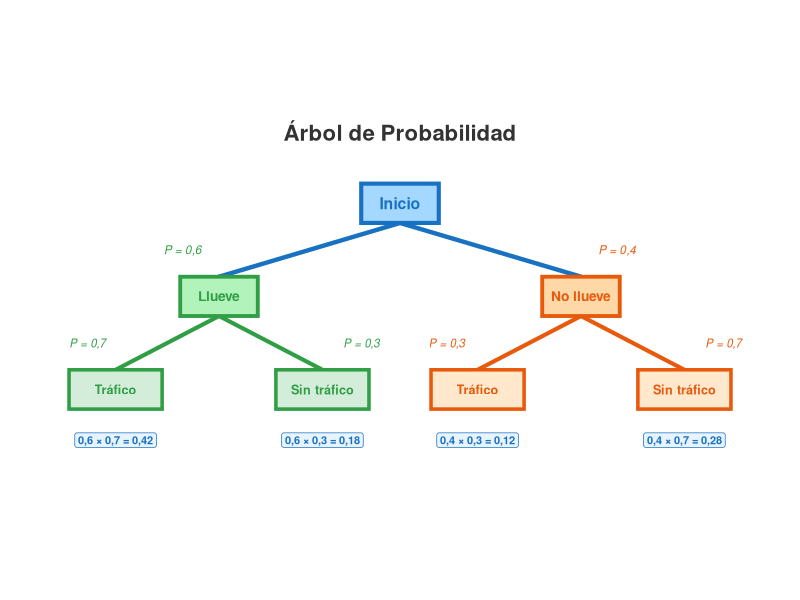

Reproduce this figure in R.
## ============================================================
## Árbol de Probabilidad — 2 niveles — ggplot2
## Para integrar en ejercicios R-exams (.Rmd)
## ============================================================

library(ggplot2)

## ----------------------------------------------------------
## PARÁMETROS (modificar aquí para parametrizar el ejercicio)
## ----------------------------------------------------------
p_llueve    <- 0.6
p_no_llueve <- 1 - p_llueve

p_traf_dado_llueve    <- 0.7
p_notraf_dado_llueve  <- 1 - p_traf_dado_llueve

p_traf_dado_no_llueve    <- 0.3
p_notraf_dado_no_llueve  <- 1 - p_traf_dado_no_llueve

etiq_raiz      <- "Inicio"
etiq_n1_izq    <- "Llueve"
etiq_n1_der    <- "No llueve"
etiq_n2_ll_izq <- "Tráfico"
etiq_n2_ll_der <- "Sin tráfico"
etiq_n2_no_izq <- "Tráfico"
etiq_n2_no_der <- "Sin tráfico"

titulo <- "Árbol de Probabilidad"

## Función para formato decimal español
es <- function(x) gsub("\\.", ",", format(round(x, 4), nsmall = 1))

## ----------------------------------------------------------
## PROBABILIDADES FINALES (hojas)
## ----------------------------------------------------------
pf_ll_traf   <- p_llueve * p_traf_dado_llueve
pf_ll_notraf <- p_llueve * p_notraf_dado_llueve
pf_no_traf   <- p_no_llueve * p_traf_dado_no_llueve
pf_no_notraf <- p_no_llueve * p_notraf_dado_no_llueve

## ----------------------------------------------------------
## PALETA DE COLORES
## ----------------------------------------------------------
col_inicio_borde  <- "#1971c2"
col_inicio_fondo  <- "#a5d8ff"

col_llueve_borde  <- "#2f9e44"
col_llueve_fondo  <- "#b2f2bb"

col_nolueve_borde <- "#e8590c"
col_nolueve_fondo <- "#ffd8a8"

col_hoja_ll_fondo  <- "#d4edda"
col_hoja_ll_borde  <- "#2f9e44"

col_hoja_no_fondo  <- "#ffe8cc"
col_hoja_no_borde  <- "#e8590c"

col_prob_texto <- "#1971c2"
col_prob_fondo <- "#e8f4fd"
col_prob_borde <- "#1971c2"

## ----------------------------------------------------------
## COORDENADAS DE NODOS (centros)
## El árbol crece hacia ABAJO: cy_r (raíz) > cy_ll/no > cy_l2/n2
## ----------------------------------------------------------
cx_r  <- 0;    cy_r  <- 3.6
cx_ll <- -3.5; cy_ll <- 1.8
cx_no <-  3.5; cy_no <- 1.8

cx_ll_izq <- -5.5; cy_l2 <- 0
cx_ll_der <- -1.5
cx_no_izq <-  1.5; cy_n2 <- 0
cx_no_der <-  5.5

# Half-width / half-height de los rectángulos
hw      <- 0.75;  hh      <- 0.38
hw_hoja <- 0.90;  hh_hoja <- 0.38

## ----------------------------------------------------------
## POSICIÓN DE ETIQUETAS EN RAMAS
## Los segmentos van de borde INFERIOR del padre al borde SUPERIOR del hijo
## ----------------------------------------------------------
mid_y_01  <- (cy_r  - hh + cy_ll + hh) / 2
mid_y_01b <- (cy_r  - hh + cy_no + hh) / 2
mid_y_ll  <- (cy_ll - hh + cy_l2 + hh_hoja) / 2
mid_y_no  <- (cy_no - hh + cy_n2 + hh_hoja) / 2

## ----------------------------------------------------------
## CONSTRUCCIÓN DEL GRÁFICO
## ----------------------------------------------------------
p <- ggplot() +

  ## 1 — SEGMENTOS (ramas) — padre borde INFERIOR → hijo borde SUPERIOR ——
  # Raíz → Nivel 1
  annotate("segment",
    x = cx_r,  xend = cx_ll,
    y = cy_r - hh, yend = cy_ll + hh,
    color = col_inicio_borde, linewidth = 1.5, lineend = "round") +
  annotate("segment",
    x = cx_r,  xend = cx_no,
    y = cy_r - hh, yend = cy_no + hh,
    color = col_inicio_borde, linewidth = 1.5, lineend = "round") +
  # Llueve → Nivel 2
  annotate("segment",
    x = cx_ll, xend = cx_ll_izq,
    y = cy_ll - hh, yend = cy_l2 + hh_hoja,
    color = col_llueve_borde, linewidth = 1.4, lineend = "round") +
  annotate("segment",
    x = cx_ll, xend = cx_ll_der,
    y = cy_ll - hh, yend = cy_l2 + hh_hoja,
    color = col_llueve_borde, linewidth = 1.4, lineend = "round") +
  # No llueve → Nivel 2
  annotate("segment",
    x = cx_no, xend = cx_no_izq,
    y = cy_no - hh, yend = cy_n2 + hh_hoja,
    color = col_nolueve_borde, linewidth = 1.4, lineend = "round") +
  annotate("segment",
    x = cx_no, xend = cx_no_der,
    y = cy_no - hh, yend = cy_n2 + hh_hoja,
    color = col_nolueve_borde, linewidth = 1.4, lineend = "round") +

  ## 2 — RECTÁNGULOS (nodos) ————————————————————————————————
  # Raíz
  annotate("rect",
    xmin = cx_r - hw, xmax = cx_r + hw,
    ymin = cy_r - hh, ymax = cy_r + hh,
    fill = col_inicio_fondo, color = col_inicio_borde, linewidth = 1.4) +
  # Nivel 1 — Llueve
  annotate("rect",
    xmin = cx_ll - hw, xmax = cx_ll + hw,
    ymin = cy_ll - hh, ymax = cy_ll + hh,
    fill = col_llueve_fondo, color = col_llueve_borde, linewidth = 1.3) +
  # Nivel 1 — No llueve
  annotate("rect",
    xmin = cx_no - hw, xmax = cx_no + hw,
    ymin = cy_no - hh, ymax = cy_no + hh,
    fill = col_nolueve_fondo, color = col_nolueve_borde, linewidth = 1.3) +
  # Nivel 2 — hojas de "Llueve"
  annotate("rect",
    xmin = cx_ll_izq - hw_hoja, xmax = cx_ll_izq + hw_hoja,
    ymin = cy_l2 - hh_hoja, ymax = cy_l2 + hh_hoja,
    fill = col_hoja_ll_fondo, color = col_hoja_ll_borde, linewidth = 1.2) +
  annotate("rect",
    xmin = cx_ll_der - hw_hoja, xmax = cx_ll_der + hw_hoja,
    ymin = cy_l2 - hh_hoja, ymax = cy_l2 + hh_hoja,
    fill = col_hoja_ll_fondo, color = col_hoja_ll_borde, linewidth = 1.2) +
  # Nivel 2 — hojas de "No llueve"
  annotate("rect",
    xmin = cx_no_izq - hw_hoja, xmax = cx_no_izq + hw_hoja,
    ymin = cy_n2 - hh_hoja, ymax = cy_n2 + hh_hoja,
    fill = col_hoja_no_fondo, color = col_hoja_no_borde, linewidth = 1.2) +
  annotate("rect",
    xmin = cx_no_der - hw_hoja, xmax = cx_no_der + hw_hoja,
    ymin = cy_n2 - hh_hoja, ymax = cy_n2 + hh_hoja,
    fill = col_hoja_no_fondo, color = col_hoja_no_borde, linewidth = 1.2) +

  ## 3 — TEXTO EN NODOS ————————————————————————————————————
  annotate("text",
    x = cx_r, y = cy_r, label = etiq_raiz,
    color = col_inicio_borde, size = 4.0, fontface = "bold") +
  annotate("text",
    x = cx_ll, y = cy_ll, label = etiq_n1_izq,
    color = col_llueve_borde, size = 3.5, fontface = "bold") +
  annotate("text",
    x = cx_no, y = cy_no, label = etiq_n1_der,
    color = col_nolueve_borde, size = 3.5, fontface = "bold") +
  annotate("text",
    x = cx_ll_izq, y = cy_l2, label = etiq_n2_ll_izq,
    color = col_hoja_ll_borde, size = 3.2, fontface = "bold") +
  annotate("text",
    x = cx_ll_der, y = cy_l2, label = etiq_n2_ll_der,
    color = col_hoja_ll_borde, size = 3.2, fontface = "bold") +
  annotate("text",
    x = cx_no_izq, y = cy_n2, label = etiq_n2_no_izq,
    color = col_hoja_no_borde, size = 3.2, fontface = "bold") +
  annotate("text",
    x = cx_no_der, y = cy_n2, label = etiq_n2_no_der,
    color = col_hoja_no_borde, size = 3.2, fontface = "bold") +

  ## 4 — PROBABILIDADES EN RAMAS ————————————————————————————
  # Raíz → Nivel 1
  annotate("text",
    x = cx_ll - 0.7, y = mid_y_01,
    label = paste0("P = ", es(p_llueve)),
    color = col_llueve_borde, size = 3.0, fontface = "italic") +
  annotate("text",
    x = cx_no + 0.7, y = mid_y_01b,
    label = paste0("P = ", es(p_no_llueve)),
    color = col_nolueve_borde, size = 3.0, fontface = "italic") +
  # Llueve → Nivel 2
  annotate("text",
    x = cx_ll_izq - 0.55, y = mid_y_ll,
    label = paste0("P = ", es(p_traf_dado_llueve)),
    color = col_llueve_borde, size = 2.9, fontface = "italic") +
  annotate("text",
    x = cx_ll_der + 0.75, y = mid_y_ll,
    label = paste0("P = ", es(p_notraf_dado_llueve)),
    color = col_llueve_borde, size = 2.9, fontface = "italic") +
  # No llueve → Nivel 2
  annotate("text",
    x = cx_no_izq - 0.6, y = mid_y_no,
    label = paste0("P = ", es(p_traf_dado_no_llueve)),
    color = col_nolueve_borde, size = 2.9, fontface = "italic") +
  annotate("text",
    x = cx_no_der + 0.75, y = mid_y_no,
    label = paste0("P = ", es(p_notraf_dado_no_llueve)),
    color = col_nolueve_borde, size = 2.9, fontface = "italic") +

  ## 5 — PROBABILIDADES FINALES (cajas DEBAJO de cada hoja) —————
  annotate("label",
    x = cx_ll_izq, y = cy_l2 - hh_hoja - 0.60,
    label = paste0(es(p_llueve), " \u00d7 ", es(p_traf_dado_llueve),
                   " = ", es(pf_ll_traf)),
    fill = col_prob_fondo, color = col_prob_texto,
    label.r = unit(0.18, "lines"),
    size = 2.8, fontface = "bold") +
  annotate("label",
    x = cx_ll_der, y = cy_l2 - hh_hoja - 0.60,
    label = paste0(es(p_llueve), " \u00d7 ", es(p_notraf_dado_llueve),
                   " = ", es(pf_ll_notraf)),
    fill = col_prob_fondo, color = col_prob_texto,
    label.r = unit(0.18, "lines"),
    size = 2.8, fontface = "bold") +
  annotate("label",
    x = cx_no_izq, y = cy_n2 - hh_hoja - 0.60,
    label = paste0(es(p_no_llueve), " \u00d7 ", es(p_traf_dado_no_llueve),
                   " = ", es(pf_no_traf)),
    fill = col_prob_fondo, color = col_prob_texto,
    label.r = unit(0.18, "lines"),
    size = 2.8, fontface = "bold") +
  annotate("label",
    x = cx_no_der, y = cy_n2 - hh_hoja - 0.60,
    label = paste0(es(p_no_llueve), " \u00d7 ", es(p_notraf_dado_no_llueve),
                   " = ", es(pf_no_notraf)),
    fill = col_prob_fondo, color = col_prob_texto,
    label.r = unit(0.18, "lines"),
    size = 2.8, fontface = "bold") +

  ## Título y tema
  labs(title = titulo) +
  theme_void(base_size = 13) +
  theme(
    plot.title  = element_text(
      hjust = 0.5, face = "bold", size = 16,
      color = "#333333", margin = margin(b = 8)
    ),
    plot.margin = margin(t = 14, r = 20, b = 20, l = 20)
  ) +
  ## Fijar proporciones y dejar espacio para cajas de prob. final
  coord_fixed(
    ratio  = 1,
    xlim   = c(-7.2, 7.2),
    ylim   = c(-1.5, 4.5),
    expand = FALSE,
    clip   = "off"
  )

## ----------------------------------------------------------
## GUARDAR
## ----------------------------------------------------------
output_file <- "/home/bootcamp/Proyectos-2026/RepositorioMatematicasICFES_R_Exams/outputs/arbol_prob/arbol_prob_r.png"

ggsave(
  filename = output_file,
  plot     = p,
  width    = 12,
  height   = 8,
  dpi      = 150,
  bg       = "white"
)

cat("PNG guardado en:", output_file, "\n")
